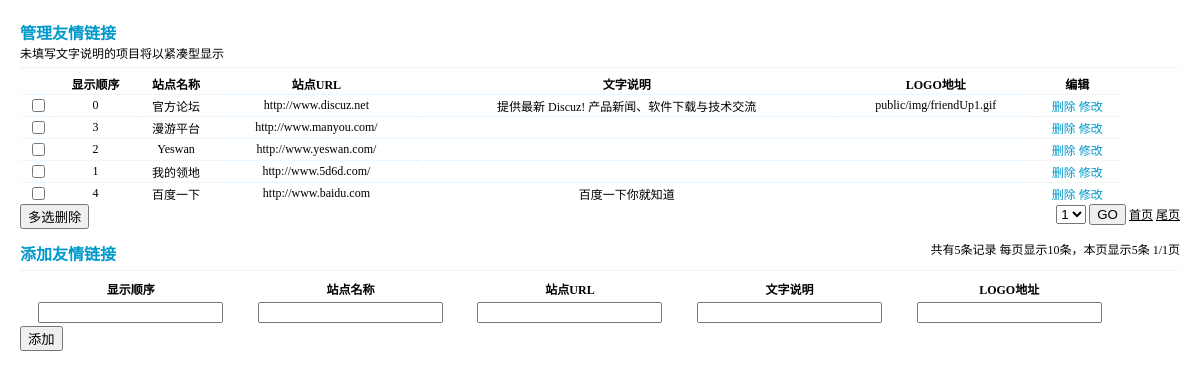
/adminFriendLink.php?page=1, run on the app's committed database.
### tables this page shows
CREATE TABLE IF NOT EXISTS `bbs_link` (
  `lid` smallint(6) NOT NULL AUTO_INCREMENT,
  `displayorder` tinyint(2) NOT NULL DEFAULT '0',
  `name` varchar(30) NOT NULL,
  `url` varchar(255) NOT NULL,
  `description` mediumtext,
  `logo` varchar(255) DEFAULT NULL,
  `addtime` int(12) NOT NULL,
  PRIMARY KEY (`lid`)
);

### adminFriendLink.php (called while the page is built, shortened)
<?php
$link = dbConnect('localhost' ,'root' ,'123123' ,'dbOne' , 'utf8');
$friendLink = dbSelect($link , 'bbs_link' , 'lid , displayorder , name , url , logo , description');
$motifCount = count(dbSelect($link , 'bbs_link' , '*' ));
$pageCount = 10;
$pages = ceil($motifCount / $pageCount);
$page =  $_GET['page'];
$pageStart = ($page - 1) * $pageCount;
if (dbSelect($link , 'bbs_link' , '*' , null ,null , "$pageStart , $pageCount") == false) {
	$realCount = 0;
} else {
	$realCount = count(dbSelect($link , 'bbs_link' , '*' , null , null , "$pageStart , $pageCount"));
}
display('adminFriendLink.html' , compact('friendLink' , 'page' , 'pages' , 'motifCount' , 'pageCount' , 'realCount'));

### helper/mysql.php (called while the page is built, shortened)
<?php
function dbSelect($link,$table,$fields='*',$where=null,$orderby=null,$limit=null)
{
	$sql = "select $fields from $table";
	$where = parseWhere($where);
	if ($limit) {
		$sql .= ' limit ' . $limit;
	}
	$result = mysqli_query($link,$sql);
	if ($result && mysqli_num_rows($result)) {
		return mysqli_fetch_all($result,MYSQLI_BOTH);
	}
	return false;
}
function parseWhere($where)
{
	if (is_array($where)) {
		return join(' and ',$where);
	} else if (is_string($where)) {
		return $where;
	} else {
		return null;
	}
}

### caches/admin/adminFriendLink_html.php (the view, shortened to what this page needs)
<html>
	<head>
		<link rel="stylesheet" type="text/css" href="../../public/css/adminFriendLink.css"/>
	</head>
	<body>
		<div class="title">
			管理友情链接
		</div>
		未填写文字说明的项目将以紧凑型显示
		<hr />
		<form action = 'adminDeleteLink.php' method="post">
			<table rules="none">
				<tr>
					<th></th>
					<th>显示顺序</th>
					<th>站点名称</th>
					<th>站点URL</th>
					<th>文字说明</th>
					<th>LOGO地址</th>
					<th>编辑</th>
				</tr>
				<?php if (empty($friendLink)): ?>
				<?php else: ?>
				<?php foreach ($friendLink as $vLink):?>
				<tr>
					<td><input type = "checkbox" name = "lid[]" value = "<?=$vLink['lid'];?>"/></td>
					<td><?=$vLink['displayorder'];?></td>
					<td><?=$vLink['name'];?></td>
					<td><?=$vLink['url'];?></td>
					<td><?=$vLink['description'];?></td>
					<td><?=$vLink['logo'];?></td>
					<td><a href="adminDeleteLink.php?lid=<?=$vLink['lid'];?>">删除</a>
							<a href="adminUpdateLink.php?lid=<?=$vLink['lid'];?>">修改</a>
					</td>
				</tr>
				<?php endforeach;?>
				<?php endif; ?>
			</table>
			<button>多选删除</button>
			<div class="limit">
				<form action="listLimit.php" method="post">
					<select name="page">
						<?php for ($i = 1; $i <= $pages ;$i++):?>
						<option value="<?=$i;?>"><?=$i;?></option>
						<?php endfor;?>
					</select>
					<button>GO</button>
				</form>
				<a href="adminFriendLink.php?page=1">首页</a>
				<a href="adminFriendLink.php?page=<?=$pages;?>">尾页</a><br />
				<br />
				共有<?=$motifCount;?>条记录	每页显示<?=$pageCount;?>条，本页显示<?=$realCount;?>条	<?=$page;?>/<?=$pages;?>页
			</div>
		</form>
		<div class="title">
			添加友情链接
		</div>
		<hr />
		<form action = 'adminFriendLink.php' method="post">
			<table>
				<tr>
					<th>显示顺序</th>
					<th>站点名称</th>
					<th>站点URL</th>
					<th>文字说明</th>
					<th>LOGO地址</th>
				</tr>
				<tr>
					<td><input type="text" name="displayorder"/></td>
					<td><input type="text" name="name"/></td>
					<td><input type="text" name="url"/></td>
					<td><input type="text" name="description"/></td>
					<td><input type="text" name="logo"/></td>
				</tr>
			</table>
			<button>添加</button>
		</form>
	</body>
</html>

### public/css/adminFriendLink.css (style rules this page uses)
body { margin:20px; font-size:12px; }
.title { color:#0099CC; font-weight:bolder; font-size:16px; }
table { font-size:12px; width:1100px; }
hr { height:1px; border:none; border-top:1px dotted #DEEFFB; margin:5px auto 5px; }
table tr { border-top:1px dotted #DEEFFB; text-align:center; }
table td a { color:#0099CC; text-decoration:none; }
.limit { width:500px; font-size:12px; float:right; text-align:right; margin-bottom:10px; }
.limit a { color:black; }

### data on the page
bbs_link: displayorder "0", name "官方论坛", url "http://www.discuz.net", description "提供最新 Discuz! 产品新闻、软件下载与技术交流", logo "public/img/friendUp1.gif"
bbs_link: displayorder "3", name "漫游平台", url "http://www.manyou.com/"
bbs_link: displayorder "2", name "Yeswan", url "http://www.yeswan.com/"
bbs_link: displayorder "1", name "我的领地", url "http://www.5d6d.com/"
bbs_link: displayorder "4", name "百度一下", url "http://www.baidu.com", description "百度一下你就知道"

### other printed values
$motifCount "5"
$pageCount "10"
$realCount "5"
$page "1"
$pages "1"
form field page "1"
